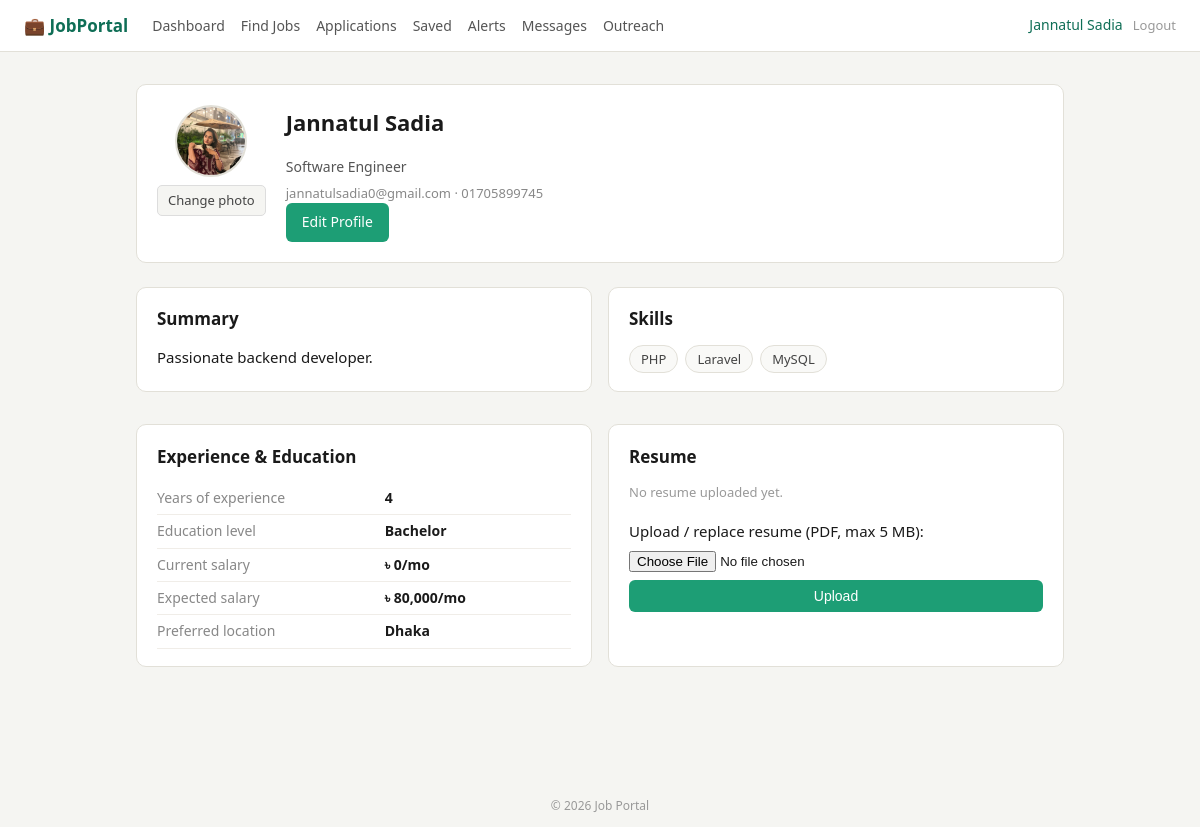
Page /seeker/index.php?action=profile (signed in) on the committed database.
### tables this page shows
CREATE TABLE `users` (
  `id` int(11) NOT NULL,
  `name` varchar(100) NOT NULL,
  `email` varchar(100) NOT NULL,
  `password_hash` varchar(255) NOT NULL,
  `phone` varchar(20) DEFAULT NULL,
  `role` enum('seeker','employer','recruiter','admin') NOT NULL,
  `profile_pic` varchar(255) DEFAULT NULL,
  `is_active` tinyint(1) DEFAULT 1,
  `is_verified` tinyint(1) DEFAULT 0,
  `created_at` timestamp NOT NULL DEFAULT current_timestamp()
);

CREATE TABLE `seeker_profiles` (
  `id` int(11) NOT NULL,
  `user_id` int(11) NOT NULL,
  `headline` varchar(255) DEFAULT NULL,
  `summary` text DEFAULT NULL,
  `skills` text DEFAULT NULL,
  `years_experience` int(11) DEFAULT NULL,
  `education_level` varchar(100) DEFAULT NULL,
  `current_salary` decimal(10,2) DEFAULT NULL,
  `expected_salary` decimal(10,2) DEFAULT NULL,
  `preferred_location` varchar(100) DEFAULT NULL,
  `resume_path` varchar(255) DEFAULT NULL
);

### seeker/controllers/SeekerController.php (called while the page is built, shortened)
<?php
require_once __DIR__ . '/../models/SeekerModel.php';
class SeekerController {
    private SeekerModel $model;
    public function __construct() {
        $this->model = new SeekerModel();
    }
    public function dispatch(string $action): void {
        match($action) {
            'register'        => $this->showRegister(),
            'doRegister'      => $this->doRegister(),
            'login'           => $this->showLogin(),
            'doLogin'         => $this->doLogin(),
            'logout'          => $this->doLogout(),
            'dashboard'       => $this->showDashboard(),
            'profile'         => $this->showProfile(),
            'editProfile'     => $this->showEditProfile(),
            'saveProfile'     => $this->saveProfile(),
            'uploadResume'    => $this->uploadResume(),
            'uploadPic'       => $this->uploadPic(),
            'jobs'            => $this->showJobs(),
            'jobDetail'       => $this->showJobDetail(),
            'applyJob'        => $this->applyJob(),
            'withdraw'        => $this->withdrawApplication(),
            'applications'    => $this->showApplications(),
            'saveJob'         => $this->toggleSaveJob(),
            'savedJobs'       => $this->showSavedJobs(),
            'alerts'          => $this->showAlerts(),
            'createAlert'     => $this->createAlert(),
            'deleteAlert'     => $this->deleteAlert(),
            'messages'        => $this->showMessages(),
            'sendMessage'     => $this->sendMessage(),
            'outreach'        => $this->showOutreach(),
            'respondOutreach' => $this->respondOutreach(),
            'complaint'       => $this->showComplaintForm(),
            'submitComplaint' => $this->submitComplaint(),
            default           => $this->notFound(),
        };
    }
    private function userId(): int {
        return (int)$_SESSION['user_id'];
    }
    private function showProfile(): void {
        $user    = $this->model->getUserById($this->userId());
        $profile = $this->model->getSeekerProfile($this->userId());
        $this->render('seeker/profile', ['user' => $user, 'profile' => $profile]);
    }
    private function render(string $view, array $data = []): void {
        extract($data);
        require __DIR__ . '/../views/' . $view . '.php';
    }
}

### seeker/index.php (called while the page is built)
<?php
require_once __DIR__ . '/controllers/SeekerController.php';
$action = trim($_GET['action'] ?? 'login');
$controller = new SeekerController();
$controller->dispatch($action);

### seeker/models/SeekerModel.php (called while the page is built, shortened)
<?php
class SeekerModel {
    public function getUserById(int $userId): array|null {
        $db = getDB();
        $stmt = $db->prepare("SELECT * FROM users WHERE id = ? LIMIT 1");
        $stmt->bind_param('i', $userId);
        $stmt->execute();
        $result = $stmt->get_result();
        return $result->fetch_assoc() ?: null;
    }
    public function getSeekerProfile(int $userId): array|null {
        $db = getDB();
        $stmt = $db->prepare("SELECT * FROM seeker_profiles WHERE user_id = ? ORDER BY id DESC LIMIT 1");
        $stmt->bind_param('i', $userId);
        $stmt->execute();
        $result = $stmt->get_result();
        return $result->fetch_assoc() ?: null;
    }
}

### seeker/views/seeker/profile.php (the view, shortened to what this page needs)
<?php
require __DIR__ . '/../layouts/header.php';
?>
<div class="container">
    <div class="profile-header-card">
        <div class="avatar-wrap">
            <?php if (!empty($user['profile_pic'])): ?>
                <img src="/job_portal/<?= htmlspecialchars($user['profile_pic']) ?>" alt="Profile picture" class="profile-pic">
            <?php else: ?>
                <div class="avatar-initials"><?= strtoupper(substr($user['name'], 0, 2)) ?></div>
            <?php endif; ?>
            <form method="post" action="/job_portal/seeker/index.php?action=uploadPic" enctype="multipart/form-data" class="inline-form">
                <label class="btn-sm" for="pic-input">Change photo</label>
            </form>
        </div>
        <div class="profile-info">
            <h1><?= htmlspecialchars($user['name']) ?></h1>
            <p class="headline"><?= htmlspecialchars($profile['headline'] ?? 'No headline set') ?></p>
            <p class="meta"><?= htmlspecialchars($user['email']) ?> · <?= htmlspecialchars($user['phone']) ?></p>
            <a href="/job_portal/seeker/index.php?action=editProfile" class="btn">Edit Profile</a>
        </div>
    </div>
    <div class="profile-grid">
        <section class="card">
            <h2>Summary</h2>
            <p><?= !empty($profile['summary']) ? nl2br(htmlspecialchars($profile['summary'])) : '<span class="muted">No summary added yet.</span>' ?></p>
        </section>
        <section class="card">
            <h2>Skills</h2>
            <div class="skill-tags">
                <?php
                $skills = array_filter(array_map('trim', explode(',', $profile['skills'] ?? '')));
                foreach ($skills as $skill): ?>
                    <span class="tag"><?= htmlspecialchars($skill) ?></span>
                <?php endforeach; ?>
            </div>
        </section>
        <section class="card">
            <h2>Experience &amp; Education</h2>
            <table class="info-table">
                <tr><th>Years of experience</th><td><?= isset($profile['years_experience']) ? (int)$profile['years_experience'] : 0 ?></td></tr>
                <tr><th>Education level</th>    <td><?= !empty($profile['education_level']) ? htmlspecialchars($profile['education_level']) : '—' ?></td></tr>
                <tr><th>Current salary</th>      <td>৳ <?= isset($profile['current_salary']) ? number_format((float)$profile['current_salary']) : 0 ?>/mo</td></tr>
                <tr><th>Expected salary</th>     <td>৳ <?= isset($profile['expected_salary']) ? number_format((float)$profile['expected_salary']) : 0 ?>/mo</td></tr>
                <tr><th>Preferred location</th>  <td><?= !empty($profile['preferred_location']) ? htmlspecialchars($profile['preferred_location']) : '—' ?></td></tr>
            </table>
        </section>
        <section class="card">
            <h2>Resume</h2>
            <?php if (!empty($profile['resume_path'])): ?>
                <p>
                    <a href="/job_portal/<?= htmlspecialchars($profile['resume_path']) ?>" download class="btn-sm">
                        ⬇ Download Resume
                    </a>
                    <span class="muted">(PDF)</span>
                </p>
            <?php else: ?>
                <p class="muted">No resume uploaded yet.</p>
            <?php endif; ?>
            <form method="post" action="/job_portal/seeker/index.php?action=uploadResume" enctype="multipart/form-data" class="upload-form">
                <label>Upload / replace resume (PDF, max 5 MB):</label>
                <input type="file" name="resume" accept="application/pdf" required>
                <button type="submit" class="btn">Upload</button>
            </form>
        </section>
    </div>
</div>
<?php require __DIR__ . '/../layouts/footer.php'; ?>

### seeker/assets/css/style.css (style rules this page uses)
*, *::before, *::after { box-sizing: border-box; margin: 0; padding: 0; }
body { font-family: 'Segoe UI', Tahoma, Geneva, Verdana, sans-serif; font-size: 15px; background: #f5f5f2; color: #1a1a1a; line-height: 1.6; }
a { color: #0f6e56; text-decoration: none; }
h1 { font-size: 22px; font-weight: 600; margin-bottom: 1rem; }
h2 { font-size: 17px; font-weight: 600; margin-bottom: 0.75rem; }
.container { max-width: 960px; margin: 2rem auto; padding: 0 1rem; }
.card { background: #fff; border: 1px solid #e2e0d8; border-radius: 10px; padding: 1.1rem 1.25rem; margin-bottom: 1rem; }
.btn { display: inline-block; padding: 8px 16px; background: #1d9e75; color: #fff; border: none; border-radius: 6px; font-size: 14px; cursor: pointer; transition: background 0.15s; }
.btn-sm { display: inline-block; padding: 4px 10px; background: #f5f5f2; color: #444; border: 1px solid #ddd; border-radius: 5px; font-size: 13px; cursor: pointer; }
.inline-form { display: flex; gap: 8px; flex-wrap: wrap; align-items: center; }
.upload-form { margin-top: 1rem; display: flex; flex-direction: column; gap: 8px; }
.profile-header-card { display: flex; gap: 1.25rem; align-items: flex-start; background: #fff; border: 1px solid #e2e0d8; border-radius: 10px; padding: 1.25rem; margin-bottom: 1.5rem; flex-wrap: wrap; }
.avatar-wrap { display: flex; flex-direction: column; align-items: center; gap: 8px; }
.profile-pic { width: 72px; height: 72px; border-radius: 50%; object-fit: cover; border: 2px solid #e2e0d8; }
.profile-info { flex: 1; }
.headline { font-size: 14px; color: #555; margin-top: 2px; }
.profile-grid { display: grid; grid-template-columns: 1fr 1fr; gap: 1rem; }
.info-table { width: 100%; border-collapse: collapse; font-size: 14px; }
.info-table th { text-align: left; color: #888; font-weight: 500; padding: 5px 0; width: 55%; border-bottom: 1px solid #f0ede8; }
.info-table td { padding: 5px 0; border-bottom: 1px solid #f0ede8; font-weight: 600; }
.skill-tags { display: flex; flex-wrap: wrap; gap: 7px; }
.tag { padding: 3px 11px; border: 1px solid #e2e0d8; border-radius: 999px; font-size: 13px; background: #f9f9f7; color: #444; }
.muted { color: #999; font-size: 13px; }
.meta { font-size: 13px; color: #888; margin-top: 4px; }

### rows in the picture
users: profile_pic (picture), name "Jannatul Sadia", email "jannatulsadia0@gmail.com", phone "01705899745"
seeker_profiles: headline "Software Engineer", summary "Passionate backend developer.", skills "PHP", skills "Laravel", skills "MySQL", years_experience "4", education_level "Bachelor", expected_salary "80,000", preferred_location "Dhaka"

### other values in the picture
$_SESSION['name'] "Jannatul Sadia"
